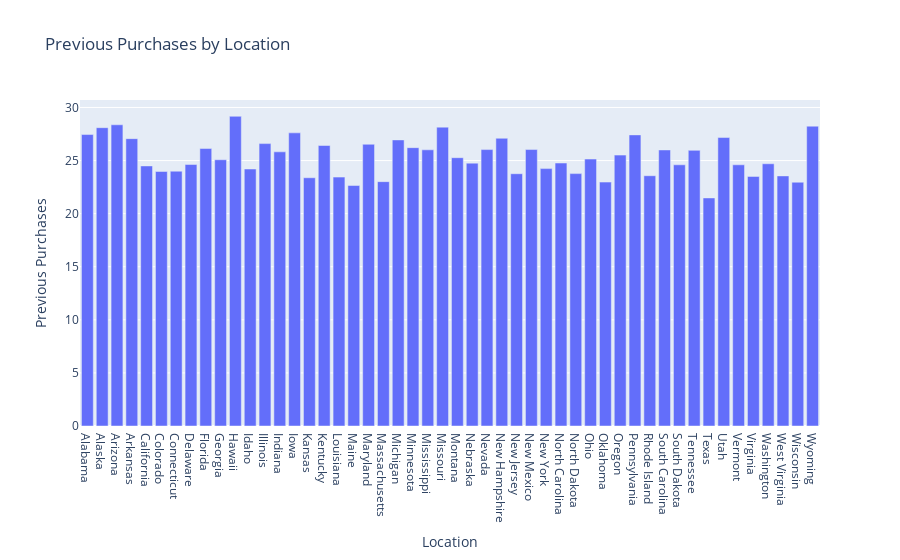

Notebook code cell kept with this figure:
### Markdown cell above
### Previous Purchases by Location

### Code cell
devices_grouped = df.groupby('Location')['Previous Purchases'].mean().reset_index()
devices_grouped.columns = ['Location', 'Previous Purchases']
fig = px.bar(devices_grouped, x='Location', y='Previous Purchases',
             title='Previous Purchases by Location')
fig.show()

### Figure 1 — Plotly figure (JSON) as saved in the notebook; plotly's stock layout.template omitted (floating-point values rounded to 4 significant figures)
{"data": [{"hovertemplate": "Location=%{x}<br>Previous Purchases=%{y}<extra></extra>", "legendgroup": "", "marker": {"color": "#636efa", "pattern": {"shape": ""}}, "name": "", "orientation": "v", "showlegend": false, "textposition": "auto", "type": "bar", "x": ["Alabama", "Alaska", "Arizona", "Arkansas", "California", "Colorado", "Connecticut", "Delaware", "Florida", "Georgia", "Hawaii", "Idaho", "Illinois", "Indiana", "Iowa", "Kansas", "Kentucky", "Louisiana", "Maine", "Maryland", "Massachusetts", "Michigan", "Minnesota", "Mississippi", "Missouri", "Montana", "Nebraska", "Nevada", "New Hampshire", "New Jersey", "New Mexico", "New York", "North Carolina", "North Dakota", "Ohio", "Oklahoma", "Oregon", "Pennsylvania", "Rhode Island", "South Carolina", "South Dakota", "Tennessee", "Texas", "Utah", "Vermont", "Virginia", "Washington", "West Virginia", "Wisconsin", "Wyoming"], "xaxis": "x", "y": [27.45, 28.1, 28.37, 27.06, 24.49, 23.97, 24.0, 24.63, 26.13, 25.08, 29.17, 24.2, 26.6, 25.82, 27.61, 23.38, 26.42, 23.44, 22.65, 26.53, 23.01, 26.95, 26.22, 26.01, 28.15, 25.27, 24.76, 26.03, 27.1, 23.76, 26.04, 24.24, 24.77, 23.77, 25.14, 22.97, 25.51, 27.42, 23.57, 26.0, 24.6, 25.96, 21.48, 27.17, 24.6, 23.51, 24.7, 23.56, 22.96, 28.24], "yaxis": "y"}], "layout": {"barmode": "relative", "legend": {"tracegroupgap": 0}, "title": {"text": "Previous Purchases by Location"}, "xaxis": {"anchor": "y", "domain": [0, 1], "title": {"text": "Location"}}, "yaxis": {"anchor": "x", "domain": [0, 1], "title": {"text": "Previous Purchases"}}}}
